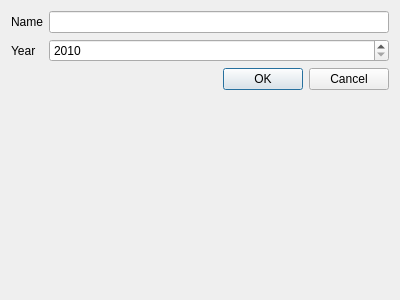
<?xml version="1.0" encoding="UTF-8"?>
<ui version="4.0">
 <class>add_administration_dialog</class>
 <widget class="QDialog" name="add_administration_dialog">
  <property name="geometry">
   <rect>
    <x>0</x>
    <y>0</y>
    <width>400</width>
    <height>300</height>
   </rect>
  </property>
  <property name="windowTitle">
   <string>Add new administration</string>
  </property>
  <layout class="QFormLayout" name="formLayout_2">
   <item row="0" column="0">
    <widget class="QLabel" name="name_label">
     <property name="text">
      <string>Name</string>
     </property>
    </widget>
   </item>
   <item row="1" column="0">
    <widget class="QLabel" name="year_label">
     <property name="text">
      <string>Year</string>
     </property>
    </widget>
   </item>
   <item row="0" column="1">
    <widget class="QLineEdit" name="name_line_edit"/>
   </item>
   <item row="1" column="1">
    <widget class="QSpinBox" name="year_spin_box">
     <property name="minimum">
      <number>2010</number>
     </property>
     <property name="maximum">
      <number>2025</number>
     </property>
    </widget>
   </item>
   <item row="2" column="1">
    <widget class="QDialogButtonBox" name="button_box">
     <property name="orientation">
      <enum>Qt::Orientation::Horizontal</enum>
     </property>
     <property name="standardButtons">
      <set>QDialogButtonBox::StandardButton::Cancel|QDialogButtonBox::StandardButton::Ok</set>
     </property>
    </widget>
   </item>
  </layout>
 </widget>
 <resources/>
 <connections>
  <connection>
   <sender>button_box</sender>
   <signal>accepted()</signal>
   <receiver>add_administration_dialog</receiver>
   <slot>accept()</slot>
   <hints>
    <hint type="sourcelabel">
     <x>248</x>
     <y>254</y>
    </hint>
    <hint type="destinationlabel">
     <x>157</x>
     <y>274</y>
    </hint>
   </hints>
  </connection>
  <connection>
   <sender>button_box</sender>
   <signal>rejected()</signal>
   <receiver>add_administration_dialog</receiver>
   <slot>reject()</slot>
   <hints>
    <hint type="sourcelabel">
     <x>316</x>
     <y>260</y>
    </hint>
    <hint type="destinationlabel">
     <x>286</x>
     <y>274</y>
    </hint>
   </hints>
  </connection>
 </connections>
</ui>
